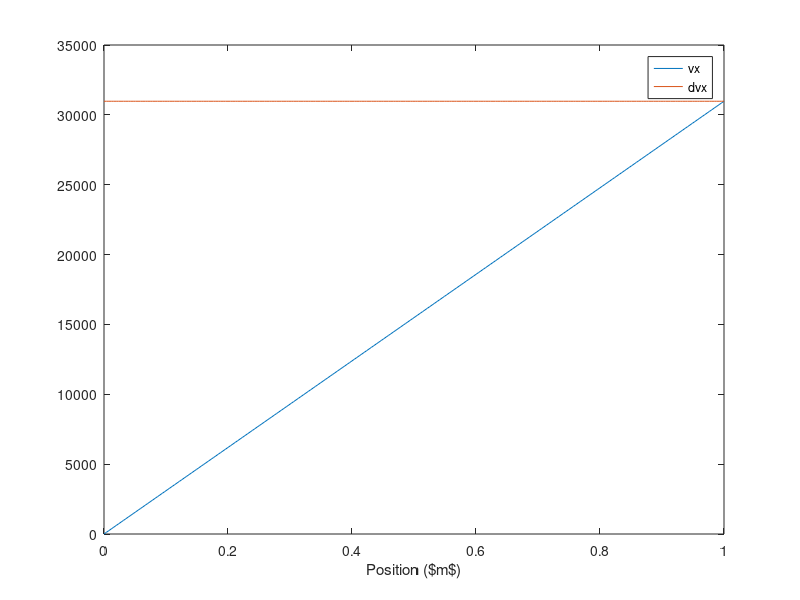

MATLAB code to generate this figure: (Note: this script raises an error after producing the figure.)
%----------------------------------------%
% test comsol solution 'decoupled'       %
% cont and mom eqns                      %
% dvz/dt + (1/mn)(Te+Ti)dn/dz = 0        %
% dn/dt + (n)dvz/dz = 0                  %
% rlbarnett c3149416 070318              %
%----------------------------------------%

c0 = 3.0e8;

%--
% spatial domain
xmin = 0;
xmax = 1;
xax = linspace(xmin,xmax,256);
npts = length(xax);
dx = (xmax - xmin)/(npts-1);
% dx = 0.0013378;
% xax = xmin:dx:xmax;
% npts = length(xax);

%--
% constants
e = 1.6022e-19;
m = 1.67e-27;

%--
% parameters
Te = 5.0;
Ti = 5.0;
T = Te + Ti;
cs = sqrt((Te + Ti)*e/m);
% cs = 10.0;

%--
% temporal domain
tmin = 0;
% dt = 0.99*(dx);
dt = logspace(-5,-11,7);
% tmax = 1.0e6*dt;
tmax = 2.5e-4;
nmax = tmax./dt;
% tax = linspace(tmin,tmax,nmax);
tol = 1.0e-5;
% dt = 0.99*dx;
% nmax = 756;

%%

%-------------------------------------------------------------------------%
% Solve continuity equation with analytic velocity expression             %
%-------------------------------------------------------------------------%

%--
% velocity
vx = cs*xax;
dvx = gradient(vx,xax);

%--
% plot velocity to compare against comsol output
figure(1)
plot(xax,vx)
hold on
plot(xax,dvx)
legend('vx', 'dvx')
xlabel('Position ($m$)')
hold off

%--
% up wind differencing scheme

n = zeros(1,npts);
n(1,:) = 1.0e19;
% n(1) = 1.0e19;

for ii=1:nmax
    n_old = n;
    for jj=2:npts-1
        n(1,jj) = n(1,jj) - vx(1,jj)*(dt/dx)*(n(1,jj) - n(1,jj-1)) - n(1,jj)*(dt)*dvx(1,jj);%/dx)*(vx(1,jj) - vx(1,jj-1));
    end
    n(1,1) = 1.0e19;
    n(1,end) = n(1,end-1);
%     if abs(rms(n_old)-rms(n))<tol
%         break
%         ii
%     else
%         continue
%     end
end


%--
% plot solution to compare with comsol solution
figure(2)
semilogy(xax,n)
xlabel('Position ($m$)','Fontsize',16)
ylabel('log$_{10}|$Density$|$','Fontsize',16)

%%
%-------------------------------------------------------------------------%
% Solve momentum equation with analytic density expression                %
%-------------------------------------------------------------------------%

clear vx dvx n

%--
% density
Nmax = 19;
Nmin = 16;
m = (Nmax - Nmin) ./ (xmax - xmin);
n = 10.^(-m*xax + Nmax);
n = 1.0e19*ones(1,npts);
% n = 0.5e19*(xax)+1.05e19;
dnx = gradient(n,xax);

%--
% plot density to compare against comsol output
figure(3)
plot(xax,n)
hold on
plot(xax,dnx)
legend('n', 'dnx')
xlabel('Position ($m$)')
hold off

%--
% up wind differencing scheme
% CONSERVATIVE FORM ie (all partials) dv/dt + d(v^2/2)/dx = ...

% vx = (cs)*ones(1,npts);
% vx = zeros(1,npts);
% vx(1,1) = 0;
% vx(1,end) = cs;
vx = sin(xax);
% a = find(xax<=0.5);
% vx(a(end):end) = 1.0;
vx_new = zeros(1,npts);
source = zeros(1,npts);

figure(4)
plot(xax,vx,'--k')
hold on


for kk=1:length(dt)
    for ii=1:round(nmax(kk))
        l_inf = zeros(1,round(nmax(kk)));
        l_sec = zeros(1,round(nmax(kk)));
        tax = linspace(tmin,tmax,round(nmax(kk)));
        for jj=2:npts-1
            vx(1,jj) = (1./2.)*(vx(1,jj-1) + vx(1,jj+1)) - (dt(kk)/(2.0*dx))*((vx(1,jj+1)^2)/2. - (vx(1,jj-1)^2)/2.);% - ((T*e)/(n(1,jj)*m))*(dt/dx)*...
                %(n(1,jj) - n(1,jj-1));
            source(1,jj) = - cos(xax(jj)-ii*dt(kk)) - (1.0/2.0)*sin(2.0*(ii*dt(kk) - xax(jj)));    
        end
        vx(1,1) = sin(-ii*dt(kk));
        vx(1,end) = sin(xmax - ii*dt(kk));
        source(1,1) = -sin(-ii*dt(kk));
        source(1,end) = -sin(xmax - ii*dt(kk));
        l_inf(1,ii) = abs(max(vx + source));
        l_sec(1,ii) = rms(vx + source);
    %     vx_new(1,1) = vx(1,1);
    %     vx(1,end) = vx(1,end-1);
    %     vx = vx_new;
    %     if (ii==100) || (ii==300) || (ii==600) || (ii==756)
    %         figure(5)
    %         plot(xax,vx_new)
    %         hold on
    %     if abs(rms(vx_old)-rms(vx))<1.0e-9
    %         break
    %     elseif isnan(vx(end-1))
    %         break
    %     else
    %         continue
    %     end
    %     end
    end
end
% figure(5)
% legend('t=0s', 't=0.13s', 't=0.4s', 't=0.8s', 't=1.0s','Location','northwest')
% 
% hold off
    
%--
% % plot solution to compare with comsol solution
figure(5)
plot(xax,vx)
xlabel('Position ($m$)','Fontsize',16)
ylabel('Velocity ($ms^{-1}$)','Fontsize',16)
